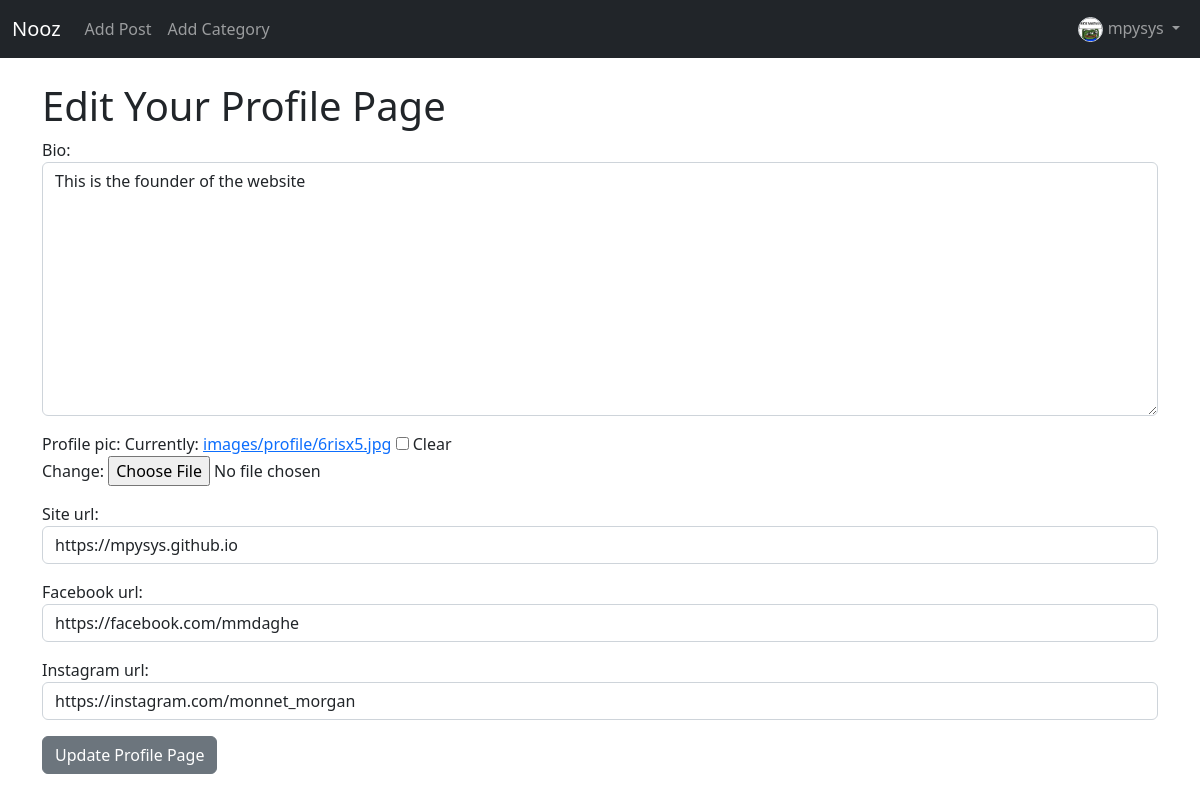
The app's page /subs/1/edit_profile_page/ (signed in), older data.
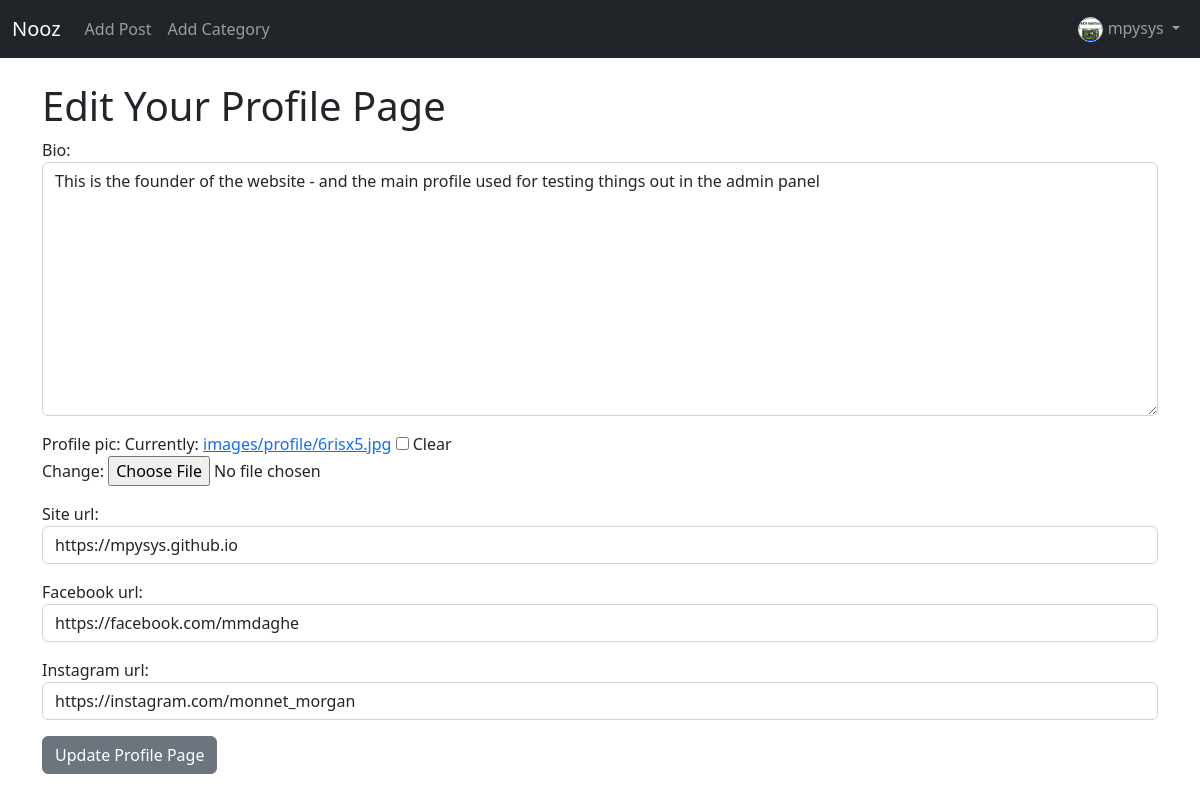
The same page, newer data.
### nooz2/models.py (models this page shows, shortened)
class Profile(models.Model):
    user = models.OneToOneField(User, null=True, on_delete=models.CASCADE)
    bio = models.TextField()
    profile_pic = models.ImageField(null=True, blank=True, upload_to="images/profile")
    site_url = models.CharField(max_length=255, null=True, blank=True)
    facebook_url = models.CharField(max_length=255, null=True, blank=True)
    instagram_url = models.CharField(max_length=255, null=True, blank=True)

### subs/views.py (the view)
# urls.py: path('<int:pk>/edit_profile_page/', EditProfilePageView.as_view(), name="edit_profile_page"),
class EditProfilePageView(generic.UpdateView):
    model = Profile
    form_class = ProfilePageForm
    template_name = 'registration/edit_profile_page.html'
    success_url = reverse_lazy('home')

### subs/forms.py
class ProfilePageForm(forms.ModelForm):
    class Meta:
        model = Profile
        fields = ['bio', 'profile_pic', 'site_url', 'facebook_url', 'instagram_url']
        widgets = {
            'bio': forms.Textarea(attrs={'class': 'form-control'}),
            'site_url': forms.TextInput(attrs={'class': 'form-control'}),
            'facebook_url': forms.TextInput(attrs={'class': 'form-control'}),
            'instagram_url': forms.TextInput(attrs={'class': 'form-control'}),
            }

### subs/templates/registration/edit_profile_page.html (shortened to what this page needs)
{% extends 'base.html' %}
{% block content %}
{% if user.is_authenticated %}
    {% if user.id == profile.user.id %}
        <h1>Edit Your Profile Page</h1>
        <div class="form-group">
            <form method ='POST' enctype="multipart/form-data">
                {{ form.as_p }}
                <button type='submit' class='btn btn-secondary'>Update Profile Page</button>
            </form>
        </div>
    {% else %}
    You're not the correct user to make these edits
    {% endif %}
{% else %}
User permission denied
{% endif %}
{% endblock %}

Row changes from the older to the newer data that the page shows:
changed Profile "https://mpysys.github.io": bio "This is the founder of the website" → "This is the founder of the website - and the main profile used for testing things out in the admin panel"
